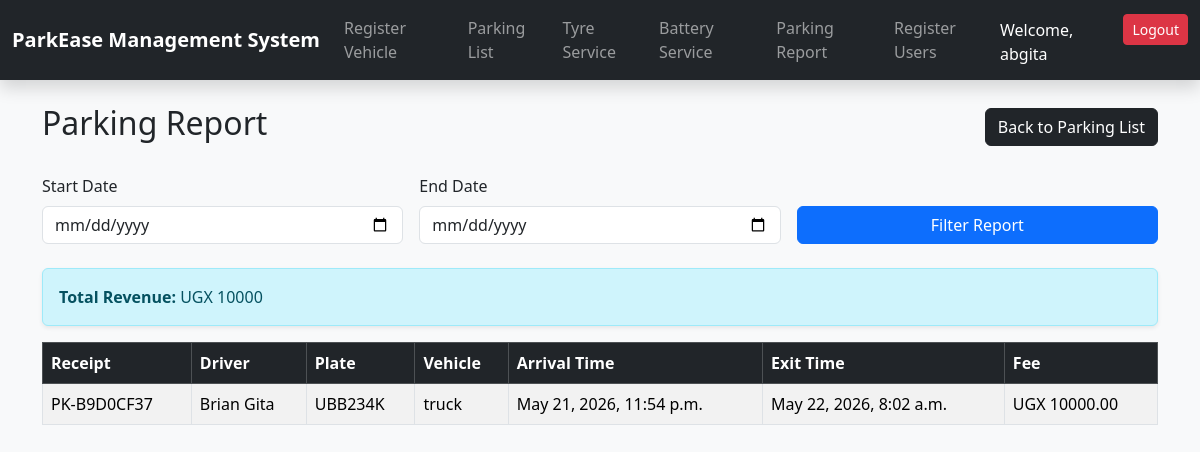
/report/ (signed in), run on the app's committed database.
### parking/models.py (models this page shows, shortened)
class Parking(models.Model):
    VEHICLE_TYPES = [
        ("truck", "Truck"),
        ("personal_car", "Personal Car"),
        ("taxi", "Taxi"),
        ("coaster", "Coaster"),
        ("boda_boda", "Boda-boda"),
    ]
    GENDER_CHOICES = [
        ("Male", "Male"),
        ("Female", "Female"),
    ]
    driver_name = models.CharField(max_length=100)
    vehicle_type = models.CharField(max_length=20, choices=VEHICLE_TYPES)
    number_plate = models.CharField(max_length=10)
    vehicle_model = models.CharField(max_length=100)
    vehicle_color = models.CharField(max_length=50)
    phone_number = models.CharField(max_length=15)
    nin_number = models.CharField(max_length=20, blank=True, null=True)
    arrival_time = models.DateTimeField(default=timezone.now)
    receipt_number = models.CharField(max_length=30, unique=True, blank=True)
    signed_out = models.BooleanField(default=False)
    receiver_name = models.CharField(max_length=100, blank=True, null=True)
    receiver_phone = models.CharField(max_length=15, blank=True, null=True)
    receiver_gender = models.CharField(max_length=10, choices=GENDER_CHOICES, blank=True, null=True)
    receiver_nin = models.CharField(max_length=20, blank=True, null=True)
    exit_time = models.DateTimeField(blank=True, null=True)
    parking_fee = models.DecimalField(max_digits=10, decimal_places=2, default=0)

### parking/views.py (the view)
# urls.py: path("report/", views.parking_report, name="parking_report"),
@login_required
@admin_required
def parking_report(request):
    parkings = Parking.objects.filter(signed_out=True)
    start_date = request.GET.get("start_date")
    end_date = request.GET.get("end_date")
    if start_date and end_date:
        parkings = parkings.filter(
            exit_time__date__range=[start_date, end_date]
        )
    parkings = parkings.order_by("-exit_time")
    total_revenue = parkings.aggregate(
        total=Sum("parking_fee")
    )["total"] or 0
    context = {
        "parkings": parkings,
        "total_revenue": total_revenue,
        "start_date": start_date,
        "end_date": end_date,
    }
    return render(request, "parking_report.html", context)

### parking/templates/parking_report.html (shortened to what this page needs)
{% extends "base.html" %}
{% block content %}
<div class="container mt-4">
    <div class="d-flex justify-content-between align-items-center mb-4">
        <h2>Parking Report</h2>
        <a href="{% url 'parking_list' %}" class="btn btn-dark">
            Back to Parking List
        </a>
    </div>
    <form method="GET" class="row g-3 mb-4">
        <div class="col-md-4">
            <label class="form-label">
                Start Date
            </label>
            <input
                type="date"
                name="start_date"
                class="form-control"
                value="{{ start_date }}"
            >
        </div>
        <div class="col-md-4">
            <label class="form-label">
                End Date
            </label>
            <input
                type="date"
                name="end_date"
                class="form-control"
                value="{{ end_date }}"
            >
        </div>
        <div class="col-md-4 d-flex align-items-end">
            <button type="submit" class="btn btn-primary w-100">
                Filter Report
            </button>
        </div>
    </form>
    <div class="alert alert-info shadow-sm">
        <strong>Total Revenue:</strong>
        UGX {{ total_revenue }}
    </div>
    <div class="table-responsive">
        <table class="table table-bordered table-striped table-hover">
            <thead class="table-dark">
                <tr>
                    <th>Receipt</th>
                    <th>Driver</th>
                    <th>Plate</th>
                    <th>Vehicle</th>
                    <th>Arrival Time</th>
                    <th>Exit Time</th>
                    <th>Fee</th>
                </tr>
            </thead>
            <tbody>
                {% for parking in parkings %}
                <tr>
                    <td>{{ parking.receipt_number }}</td>
                    <td>{{ parking.driver_name }}</td>
                    <td>{{ parking.number_plate }}</td>
                    <td>{{ parking.vehicle_type }}</td>
                    <td>{{ parking.arrival_time }}</td>
                    <td>{{ parking.exit_time }}</td>
                    <td>UGX {{ parking.parking_fee }}</td>
                </tr>
                {% empty %}
                <tr>
                    <td colspan="7" class="text-center text-danger">
                        No parking records found.
                    </td>
                </tr>
                {% endfor %}
            </tbody>
        </table>
    </div>
</div>
{% endblock %}

### templates/navs.html (shortened to what this page needs)
<nav class="navbar navbar-expand-lg navbar-dark bg-dark shadow">
    <div class="container-fluid">
        <a class="navbar-brand fw-bold" href="{% url 'parking_list' %}">
            ParkEase Management System
        </a>
        <div class="collapse navbar-collapse" id="navbarNav">
            <ul class="navbar-nav">
                {% if user.groups.all.0.name == 'parking_attendant' or user.is_superuser %}
                <li class="nav-item">
                    <a class="nav-link" href="{% url 'parking_form' %}">Register Vehicle</a>
                </li>
                <li class="nav-item">
                    <a class="nav-link" href="{% url 'parking_list' %}">Parking List</a>
                </li>
                {% endif %}
                {% if user.groups.all.0.name == 'section_manager' or user.is_superuser %}
                <li class="nav-item">
                    <a class="nav-link" href="{% url 'tyre_service_list' %}">Tyre Service</a>
                </li>
                <li class="nav-item">
                    <a class="nav-link" href="{% url 'battery_service_list' %}">Battery Service</a>
                </li>
                {% endif %}
                {% if user.groups.all.0.name == 'admin' or user.is_superuser %}
                <li class="nav-item">
                    <a class="nav-link" href="{% url 'parking_report' %}">Parking Report</a>
                </li>
                <li class="nav-item">
                    <a class="nav-link" href="{% url 'register' %}">Register Users</a>
                </li>
                {% endif %}
            </ul>
            <ul class="navbar-nav ms-auto">
                {% if user.is_authenticated %}
                <li class="nav-item mt-1 me-3 text-white">
                    Welcome, {{ user.username }}
                </li>
                <li class="nav-item">
                    <form action="{% url 'logout' %}" method="POST">
                        <button type="submit" class="btn btn-danger btn-sm">
                            Logout
                        </button>
                    </form>
                </li>
                {% endif %}
            </ul>
        </div>
    </div>
</nav>

### data on the page
Parking: receipt_number "PK-B9D0CF37", driver_name "Brian Gita", number_plate "UBB234K", vehicle_type "truck", arrival_time "May 21, 2026, 11:54 p.m.", exit_time "May 22, 2026, 8:02 a.m.", parking_fee "10000.00"

### other printed values
{{ user.username }} "abgita"
{{ total_revenue }} "10000"
